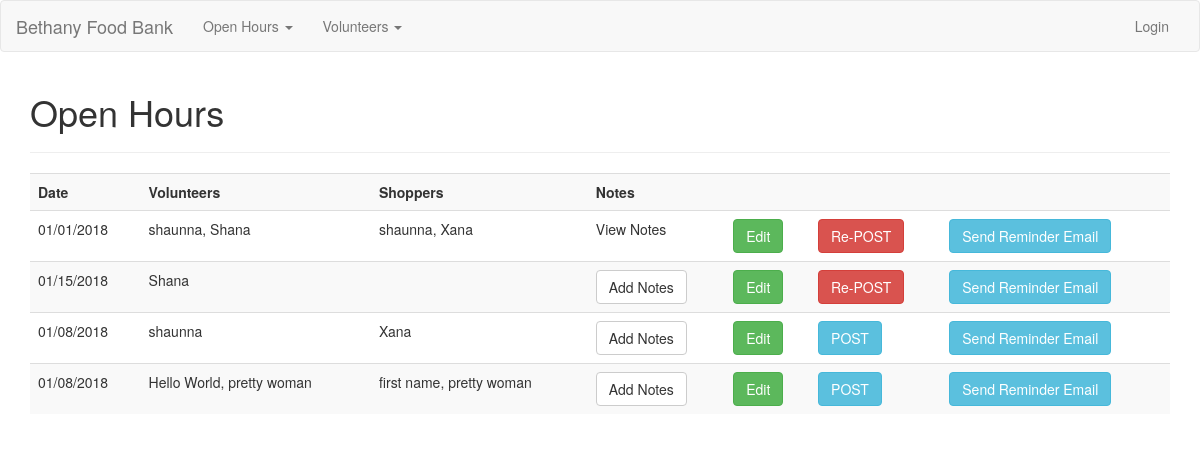
/openhours/, run on an earlier commit of the app's database.
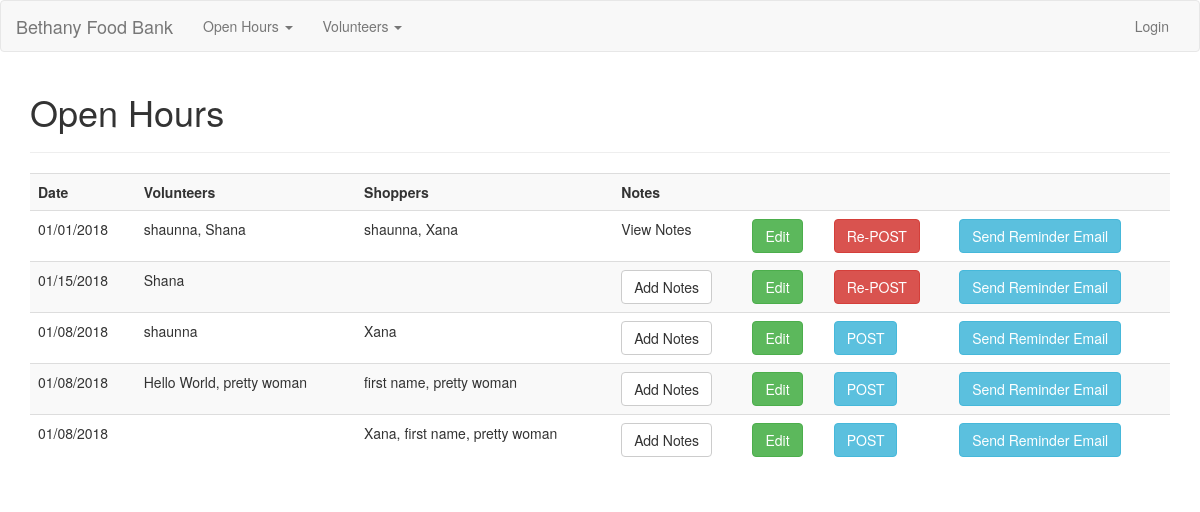
And on a later commit of the database.
### app/models.py (models this page shows, shortened)
class Openhour(db.Model):
    id = db.Column(db.Integer(), primary_key=True)
    date = db.Column(db.DateTime())
    posted = db.Column(db.Boolean)
    volunteers = db.relationship('Volunteer', secondary=openhour_volunteers, backref='openhourvols', lazy='dynamic')
    shoppers = db.relationship('Volunteer', secondary=openhour_shoppers, backref='openhourshoppers', lazy='dynamic' )
    notes = db.relationship('Note', backref='openhournotes', lazy=True)

class Volunteer(db.Model):
    id = db.Column(db.Integer(), primary_key=True)
    name = db.Column(db.String(100))
    role = db.Column(db.String(50))
    email = db.Column(db.String(255), unique=True, nullable=False)
    active = db.Column(db.Boolean)
    openhours = db.relationship('Openhour', secondary=openhour_volunteers, backref='ohvolunteers', lazy='subquery')
    openhour_shoppers = db.relationship('Openhour', secondary=openhour_shoppers, backref='ohshoppers', lazy='subquery')
    notes = db.relationship('Note', backref='openhour', lazy=True)

### app/openhours/views.py (the view)
@openhours_blueprint.route('/')
def index():
    openhours = Openhour.query.all()
    if openhours:
        return render_template('openhours.html', openhours=openhours)
    else:
        msg = 'No Open Hours Found'
        return render_template('openhours.html', msg=msg)

### app/openhours/templates/openhours.html
{% extends 'layout.html' %}
{% block body %}
  <h1>Open Hours</h1>
  <hr>
  <table class="table table-striped">
    <tr>
      <th>Date</th>
      <th>Volunteers</th>
      <th>Shoppers</th>
      <th>Notes</th>
      <th></th>
      <th></th>
      <th></th>
    </tr>
    {% for openhour in openhours %}
      <tr>
        <td>{{ openhour.date.strftime('%m/%d/%Y') }}</td>
        <td>
          {% for volunteer in openhour.volunteers %}
            <span> {{volunteer.name}}{{ "," if not loop.last }}</span>
          {% endfor %}
        </td>
        <td>
          {% for shopper in openhour.shoppers %}
            <span>{{shopper.name}}{{ "," if not loop.last }}</span>
          {% endfor %}
        </td>
        {% if openhour.notes %}
          <td><ahref="{{openhour.id}}/notes">View Notes</a></td>
        {% else %}
          <td><a class="btn btn-default" href="{{openhour.id}}/notes/new">Add Notes</a></td>
        {% endif %}
        <td><a class="btn btn-success" href="{{openhour.id}}/edit">Edit</a></td>
        {% if openhour.posted == False %}
          <td><a class="btn btn-info" href="{{openhour.id}}/post">POST</a></td>
        {% else %}
          <td><a class="btn btn-danger" href="{{openhour.id}}/post">Re-POST</a></td>
        {% endif %}
        <td><a class="btn btn-info" href="{{openhour.id}}/reminder_email">Send Reminder Email</a></td>
      </tr>
    {% endfor %}
  </table>
{% endblock %}

### app/templates/layout.html (shortened to what this page needs)
<!DOCTYPE html>
<html>
  <head>
    <link rel="stylesheet" href="https://maxcdn.bootstrapcdn.com/bootstrap/3.3.7/css/bootstrap.min.css"/>
  </head>
  <body>
    {% include 'includes/_navbar.html' %}
    <div class="container">
      {% block body %}{% endblock %}
    </div>
  </body>
</html>

### app/templates/includes/_navbar.html (shortened to what this page needs)
<nav class="navbar navbar-default">
  <div class="container-fluid">
    <div class="navbar-header">
      <a class="navbar-brand" href="/">Bethany Food Bank</a>
    </div>
    <div class="collapse navbar-collapse" id="myNavbar">
      <ul class="nav navbar-nav">
        <li class="dropdown">
          <a class="dropdown-toggle" data-toggle="dropdown" href="#">Open Hours <span class="caret"></span></a>
        </li>
        <li class="dropdown">
          <a class="dropdown-toggle" data-toggle="dropdown" href="#">Volunteers <span class="caret"></span></a>
        </li>
      </ul>
      <ul class="nav navbar-nav navbar-right">
        {% if session.user %}
          <li><a href="/logout">Logout</a></li>
        {% else %}
          <li><a href="/user_login">Login</a></li>
        {% endif %}
      </ul>
    </div>
  </div>
</nav>

What changed in the data, as far as the page shows it:
added Openhour: date "01/08/2018", Volunteer (name "Xana", last ","), Volunteer (name "first name", last ","), Volunteer (name "pretty woman")
